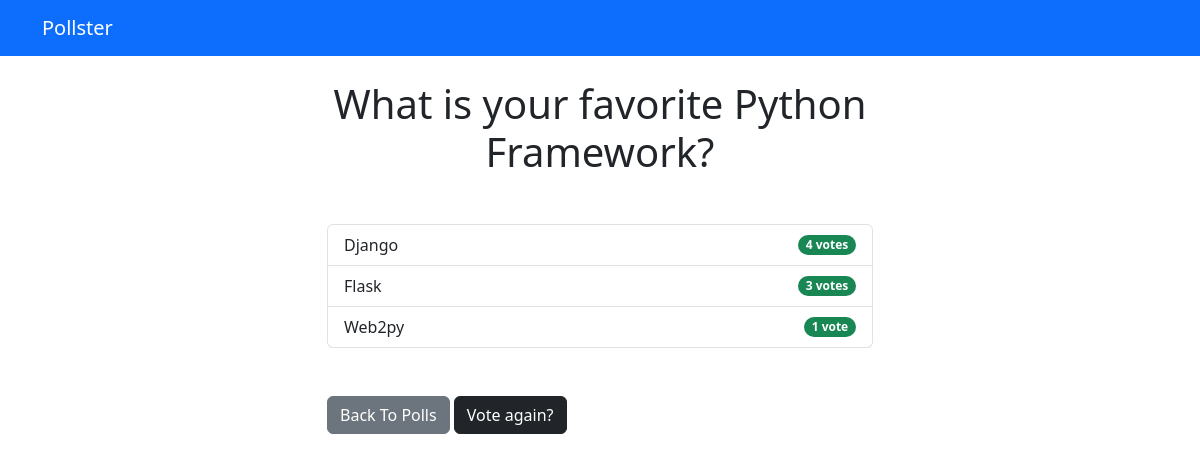
/polls/1/results/, run on an earlier commit of the app's database.
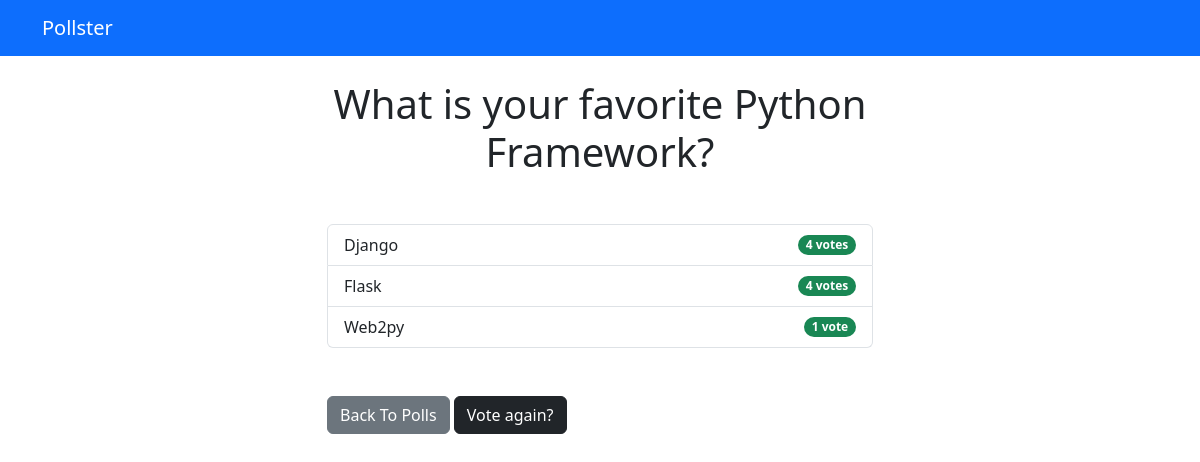
And on a later commit of the database.
### polls/models.py (models this page shows, shortened)
class Choice(models.Model):
    question = models.ForeignKey(Question, on_delete=models.CASCADE)
    choice_text = models.CharField(max_length=200)
    votes = models.IntegerField(default=0)

### polls/views.py (the view)
# urls.py: path('<int:question_id>/results/', views.results, name='results'),
def results(request, question_id):
    question = get_object_or_404(Question, pk=question_id)
    return render(request, 'polls/results.html', {'question': question })

### templates/polls/results.html
{% extends 'base.html' %}
{% block content %}
<h1 class="mb-5 text-center">{{ question.question_text }}</h1>
<ul class="list-group mb-5">
    {% for choice in question.choice_set.all %}
    <li class="list-group-item d-flex justify-content-between align-items-center">
        <span class="font-weight-bold">{{ choice.choice_text }}</span>
        <span class="badge bg-success rounded-pill">
			{{ choice.votes }} vote{{ choice.votes | pluralize }}
		</span>
    </li>
    {% endfor %}
</ul>
<a class="btn btn-secondary" href="{% url 'polls:index' %}">Back To Polls</a>
<a class="btn btn-dark" href="{% url 'polls:detail' question.id %}">Vote again?</a>
{% endblock %}

What changed in the data, as far as the page shows it:
changed Choice "Flask": votes "3" → "4"
